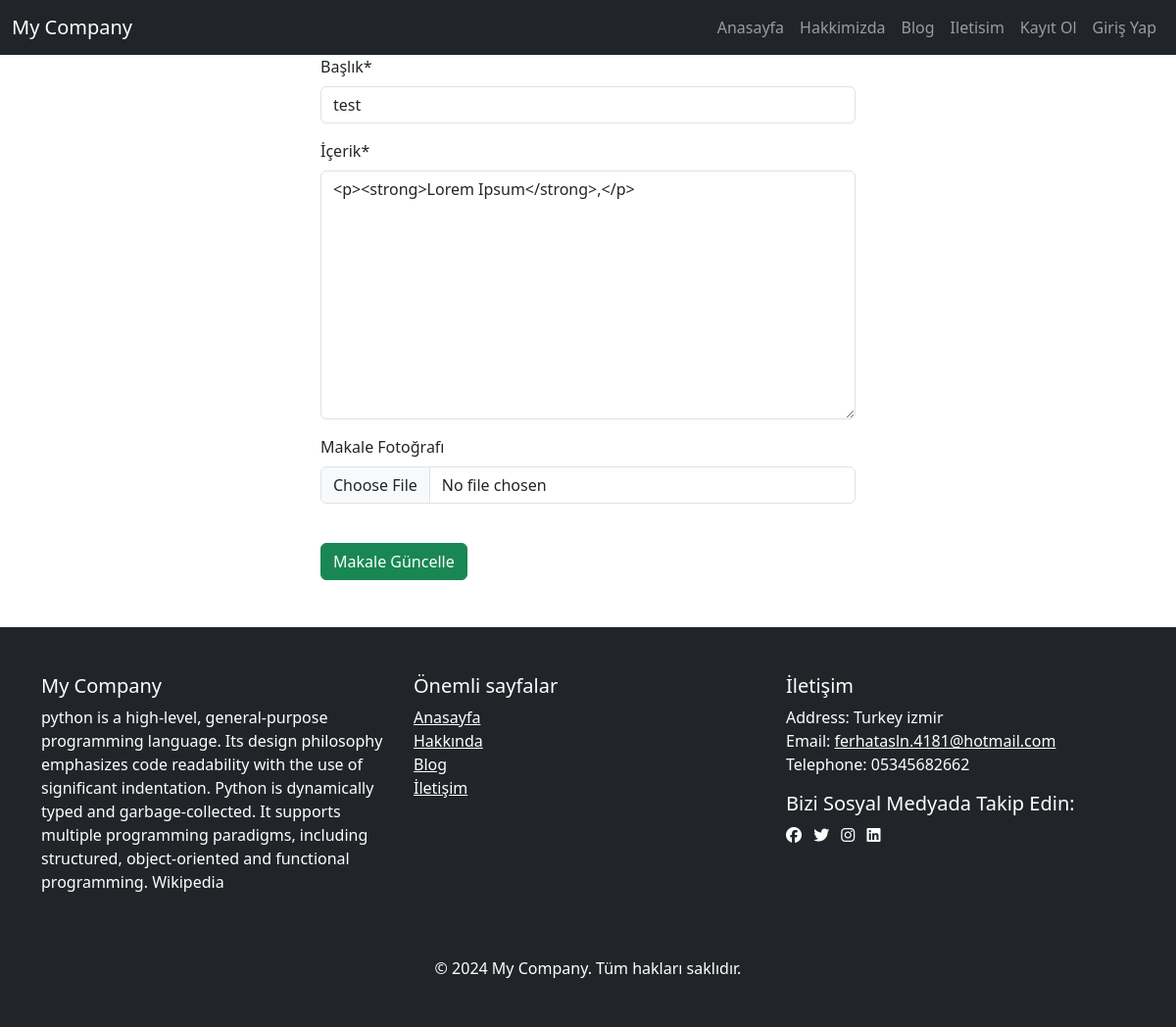
/blog/update/4, run on the app's committed database.
### blog/models.py (models this page shows, shortened)
class Article(models.Model):
    author = models.ForeignKey("auth.user", on_delete=models.CASCADE, verbose_name="Yazar")
    title = models.CharField(max_length=200, verbose_name="Başlık")
    content = RichTextField(verbose_name="İçerik")
    created_date = models.DateTimeField(auto_now_add=True, verbose_name="Oluşturma_Tarihi")
    article_img = models.FileField(blank=True, null=True,verbose_name="Makale Fotoğrafı")
    is_approved = models.BooleanField(default=False, verbose_name="Onaylı mı?")

class FooterSettings(models.Model):
    description = models.TextField(verbose_name="Şirket açıklaması", blank=True)
    address = models.CharField(max_length=255,verbose_name="Adres", blank=True)
    phone = models.CharField(max_length=20, verbose_name="Telefon", blank=True)
    email = models.EmailField(verbose_name="E-poste", blank=True)
    facebook = models.URLField(verbose_name="Facebook URL",blank=True, null=True)
    twitter = models.URLField(verbose_name="Twitter URL",blank=True, null=True)
    instagram = models.URLField(verbose_name="İnstagram URL",blank=True, null=True)
    linkedin = models.URLField(verbose_name="Linkedin URL",blank=True, null=True)

### blog/views.py (the view)
# urls.py: path("update/<int:id>", views.updateArticle, name="updatearticle"),
def updateArticle(request,id):
    article = get_object_or_404(Article, id=id)
    form = ArticleForm(request.POST or None, request.FILES or None, instance=article)
    if form.is_valid():
        article = form.save(commit=False)
        article.author = request.user
        article.save()
        messages.success(request, "Makale başarılı bir şekilde güncellendi.")
        return redirect("blog:dashboard")
    context = {
        "form": form
    }
    return render(request, "update.html",context)

### blog/forms.py
class ArticleForm(forms.ModelForm):
    class Meta:
        model = Article
        fields = ["title", "content", "article_img"]

### blog/context_processors.py (called while the page is built)
def footer_settings(request):
    settings = FooterSettings.objects.first()
    return {'footer_settings': settings}

### templates/update.html (shortened to what this page needs)
{% extends "layout.html" %}
{% block body %}
{% load crispy_forms_tags %}
<div class="row">
    <div class="col-md-6 offset-md-3">
        <form method="post" enctype="multipart/form-data">
            {{form|crispy}}
            <br>
            <button class="btn btn-success" type="submit">Makale Güncelle</button>
        </form>
    </div>
</div>
{% endblock body  %}

### templates/includes/footer.html (shortened to what this page needs)
<footer class="bg-dark text-white py-5 mt-5">
    <div class="container">
        <div class="row">
            <div class="col-md-4">
                <h5>My Company</h5>
                <p>{{footer_settings.description}}</p>
            </div>
            <div class="col-md-4">
                <h5>Önemli sayfalar</h5>
                <ul class="list-unstyled">
                    <li><a href="{% url 'index' %}" class="text-white">Anasayfa</a></li>
                    <li><a href="{% url 'about' %}" class="text-white">Hakkında</a></li>
                    <li><a href="{% url 'blog:articles' %}" class="text-white">Blog</a></li>
                    <li><a href="{% url 'contact' %}" class="text-white">İletişim</a></li>
                </ul>
            </div>
            <div class="col-md-4">
                <h5>İletişim</h5>
                <p>
                     Address: {{footer_settings.address}} <br>
                     Email: <a href="mailto:{{footer_settings.email}}" class="text-white">{{footer_settings.email}}</a><br>
                     Telephone: {{footer_settings.phone}}
                </p>
                <div>
                    <h5>Bizi Sosyal Medyada Takip Edin:</h5>
                    <a href="{{footer_settings.facebookl}}" class="text-white me-2"><i class="fa-brands fa-facebook"></i></a>
                    <a href="{{footer_settings.twitter}}" class="text-white me-2"><i class="fa-brands fa-twitter"></i></a>
                    <a href="{{footer_settings.instagram}}" class="text-white me-2"><i class="fa-brands fa-instagram"></i></a>
                    <a href="{{footer_settings.linkedin}}" class="text-white me-2"><i class="fa-brands fa-linkedin"></i></a>
                </div>
            </div>
        </div>
        <div class="text-center mt-5">
            <p class="mb-0">&copy; 2024 My Company. Tüm hakları saklıdır.</p>
        </div>
    </div>
</footer>

### data on the page
Article: title "test", content "<p><strong>Lorem Ipsum</strong>,</p>"
FooterSettings: description "python is a high-level, general-purpose programming language. Its design philosophy emphasizes code readability with the use of significant indentation. Python is dynamically typed and garbage-collected. It supports multiple programming paradigms, including structured, object-oriented and functional programming. Wikipedia", address "Turkey izmir", email "ferhatasln.4181@hotmail.com", phone "05345682662"
